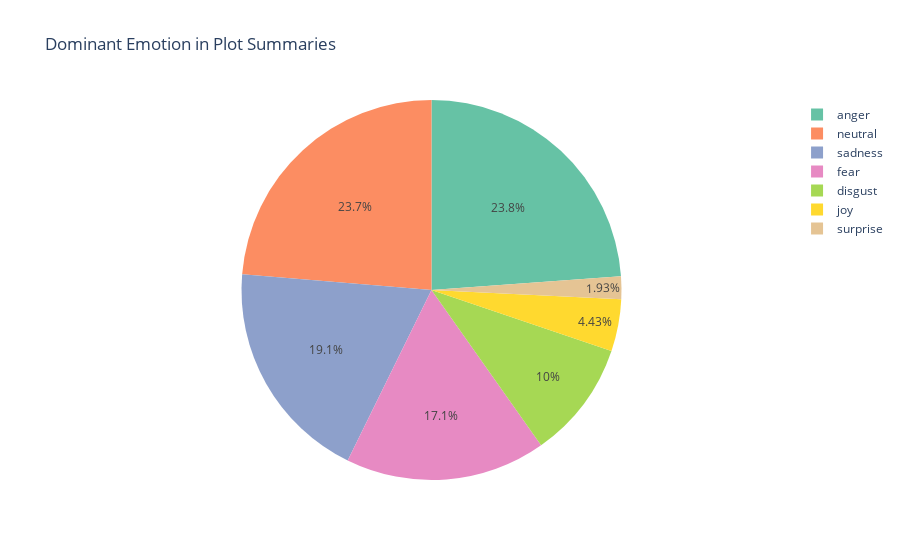

Write notebook code for a chart like this one.
### Code cell
fig = px.pie(
    df_plot_emotions,
    #values='count',  # Valeurs pour la taille des parts
    names='dominant_emotion',  # Noms des émotions
    title='Dominant Emotion in Plot Summaries',
    color_discrete_sequence=px.colors.qualitative.Set2  # Palette de couleurs
)

# Afficher le graphique
fig.show()

### Figure 1 — Plotly figure (JSON) as saved in the notebook; plotly's stock layout.template omitted (floating-point values rounded to 4 significant figures; data arrays with more than 128 entries replaced by an {"elided": "..."} marker saying what was removed)
{"data": [{"domain": {"x": [0, 1], "y": [0, 1]}, "hovertemplate": "dominant_emotion=%{label}<extra></extra>", "labels": {"elided": "28725 str values"}, "legendgroup": "", "name": "", "showlegend": true, "type": "pie"}], "layout": {"legend": {"tracegroupgap": 0}, "piecolorway": ["rgb(102,194,165)", "rgb(252,141,98)", "rgb(141,160,203)", "rgb(231,138,195)", "rgb(166,216,84)", "rgb(255,217,47)", "rgb(229,196,148)", "rgb(179,179,179)"], "title": {"text": "Dominant Emotion in Plot Summaries"}}}
